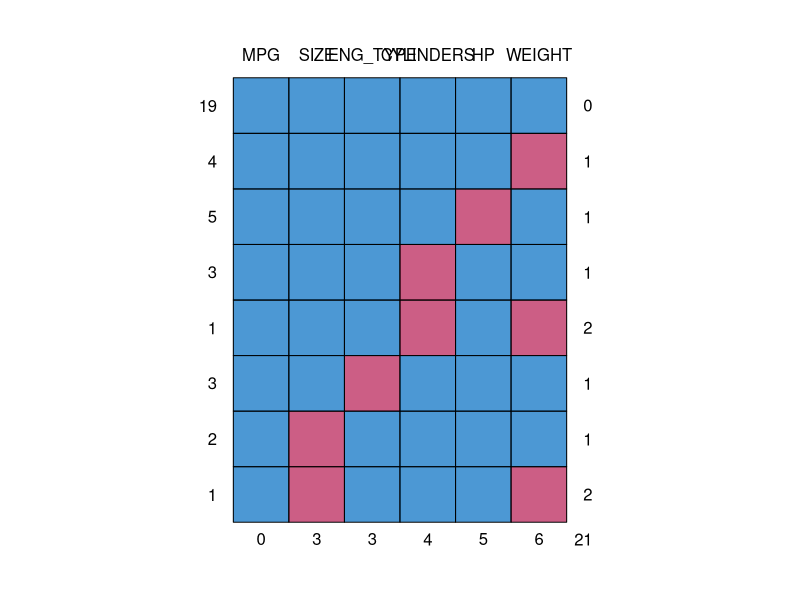
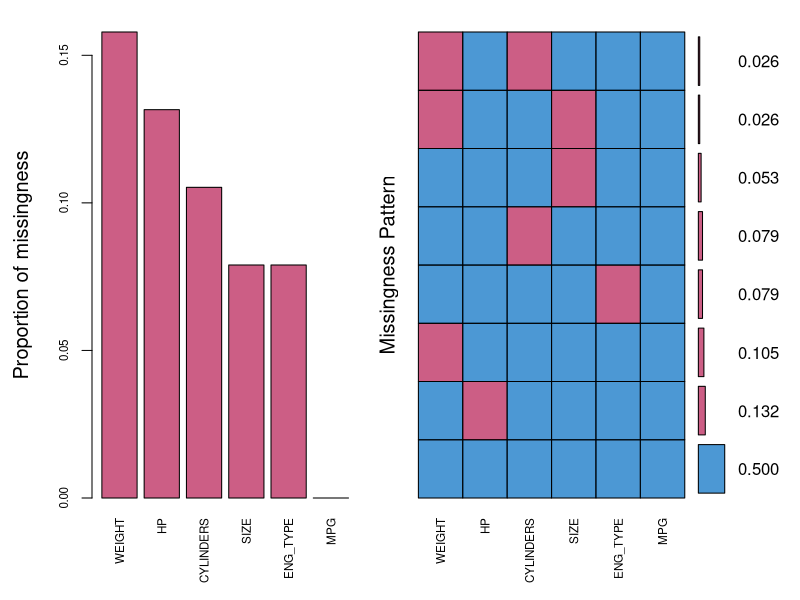

The R script that drew these images, in order: (Note: this script raises an error after producing the figures.)
#Code adapted from Noghrehchi and Alice as cited in Resources
#Methods validated and adapted based on paper by van Buuren

#Import Libraries
library(mice)
library(lattice)
library(VIM)
#set the working dirrectory where the data is stored
setwd("~/documents/quantify/")

#Read the data from csv
data = read.csv("carmpg1.csv", header = TRUE)


summary(data)
#Check check percentage of missing data in features (columns) and samples (rows)
#ideally less than 5%
pMiss <- function(x){sum(is.na(x))/length(x)*100}
apply(data,2,pMiss)
apply(data,1,pMiss)

#d.pattern() to get a better understanding of the pattern of missing data
md.pattern(data)
# Missingness pattern can also be visualised in VIM package
aggr_plot1 = aggr(data, col=mdc(1:2), numbers=TRUE, sortVars=TRUE, labels=names(data), cex.axis=.7, gap=3, ylab=c("Proportion of missingness","Missingness Pattern"))
#Note that, blue refers to observed data and red to the missing data.

# Delete cases with missing values (complete case analysis), and fit a linear model,
# lm function does these two steps together
missing.model = lm(MPG ~ WEIGHT + CYLINDERS + HP + ENG_TYPE + SIZE, data=data)
summary(missing.model)
#(20 observations deleted due to missingness)

## Fill-in missing values by MI method

# Function mice() in mice package is a Markov Chain Monte Carlo (MCMC) method that uses 
# correlation structure of the data and imputes missing values for each incomplete 
# variable m times by regression of incomplete variables on the other variables iteratively. 
imp = mice(data, m=5, printFlag=FALSE, maxit = 40, seed=2525)

# The output imp contains m=5 completed datasets. Each dataset can be analysed
# using function with(), and including an expression for the statistical analysis approach
# we want to apply for each imputed dataset as follows
fit.mi = with(data=imp, exp = lm(MPG ~ WEIGHT + CYLINDERS + HP + ENG_TYPE + SIZE))
summary(fit.mi)

# Next, we combine all the results of the 5 imputed datasets using the pool() function
combFit = pool(fit.mi) 

round(summary(combFit),2)

#running again with 50 chains to compare
imp50 = mice(data, m=50, printFlag=FALSE, maxit = 40, seed=2525)
fit.mi50 = with(data=imp, exp = lm(MPG ~ WEIGHT + CYLINDERS + HP + ENG_TYPE + SIZE))
combFit50 = pool(fit.mi) 
round(summary(combFit50), 4)
pool.r.squared(fit.mi50)
#This was a big boost  when we ran it will the regression also with var ACCEL
#Professor Mcgee did not want this var included per class wall and question by Moorthy



# We can inspect the distributions of the original and the imputed data:
## scatterplot (of weight and hp) for each imputed dataset
xyplot(imp, WEIGHT ~ HP | .imp, pch = 20, cex = 1.4)

# Blue represents the observed data and red shows the imputed data. These colours are consistent with what they represent from now on. 
# Here, we expect the red points (imputed data) have almost the same shape as blue points
# (observed data). Blue points are constant across imputed datasets, but red points differ
# from each other, which represents our uncertainty about the true values of missing data.

## To detect interesting differences between observed and imputed data
densityplot(imp)

# This plot compares the density of observed data with the ones of imputed data. We expect them
# to be similar (though not identical) under MAR assumption.

# Distributions of the variables as individual points can be visualised by
# stripplot. imputations should be close to the data; we do not expect to see see impossible values like for example negative values
stripplot(imp, pch = 20, cex = 1.2)

# MICE runs m parallel chains, each with a certain number of iterations, and imputes
# values from the final iteration. How many iterations does mice() use and how can we make sure that
# this number is enough?
# To monitor convergence we can use trace plots, which plot estimates against the number of iteration.
plot(imp)


#Visiting sequence: In what sequence does mice() impute incomplete variables?
vis=imp$vis; vis
# mice() imputes values according to the column sequence of variables in the dataset, from left
# to right.
